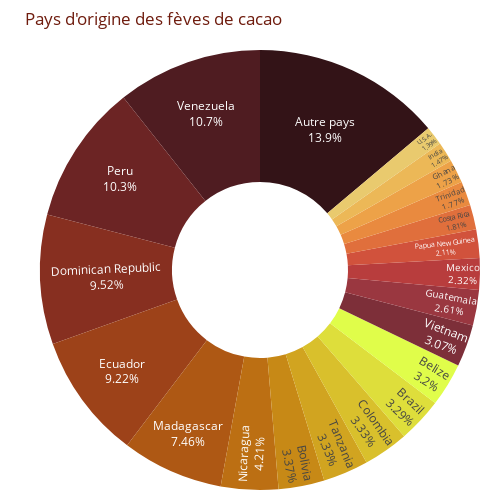

The notebook cell this image was saved under:
### Code cell
databis = data.copy()
databis['country_of_bean_origin'] = databis['country_of_bean_origin'].apply(lambda x: x if databis['country_of_bean_origin'].value_counts()[x] > 30 else 'Autre pays')

#On retire Blend
fig=px.pie(databis[databis['country_of_bean_origin'] != 'Blend'], names='country_of_bean_origin', 
           title='Pays d\'origine des fèves de cacao', hole=0.4, color_discrete_sequence=px.colors.sequential.solar)
fig.update_traces(textposition='inside', textinfo='percent+label')
fig.update_layout(margin=dict(l=40, r=20, t=50, b=10), showlegend=False)
fig.update_layout(plot_bgcolor=background_color, font_color=text_color)

fig.update_layout(width=500, height=500)

fig.show()

### Figure 1 — Plotly figure (JSON) as saved in the notebook; plotly's stock layout.template omitted (floating-point values rounded to 4 significant figures; data arrays with more than 128 entries replaced by an {"elided": "..."} marker saying what was removed)
{"data": [{"domain": {"x": [0, 1], "y": [0, 1]}, "hole": 0.4, "hovertemplate": "country_of_bean_origin=%{label}<extra></extra>", "labels": {"elided": "2374 str values"}, "legendgroup": "", "name": "", "showlegend": true, "textinfo": "percent+label", "textposition": "inside", "type": "pie"}], "layout": {"font": {"color": "#6f1c0e"}, "height": 500, "legend": {"tracegroupgap": 0}, "margin": {"b": 10, "l": 40, "r": 20, "t": 50}, "piecolorway": ["rgb(51, 19, 23)", "rgb(79, 28, 33)", "rgb(108, 36, 36)", "rgb(135, 47, 32)", "rgb(157, 66, 25)", "rgb(174, 88, 20)", "rgb(188, 111, 19)", "rgb(199, 137, 22)", "rgb(209, 164, 32)", "rgb(217, 192, 44)", "rgb(222, 222, 59)", "rgb(224, 253, 74)"], "plot_bgcolor": "#fff7ef", "showlegend": false, "title": {"text": "Pays d'origine des fèves de cacao"}, "width": 500}}
